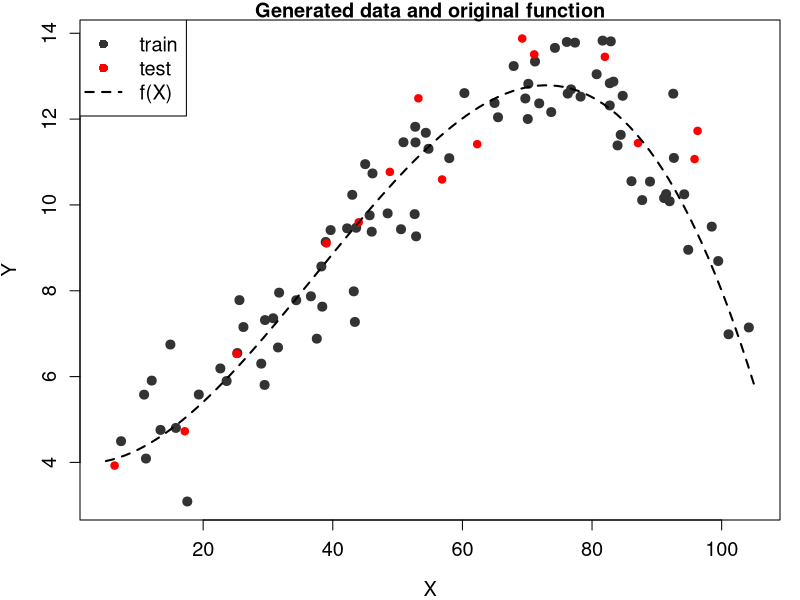
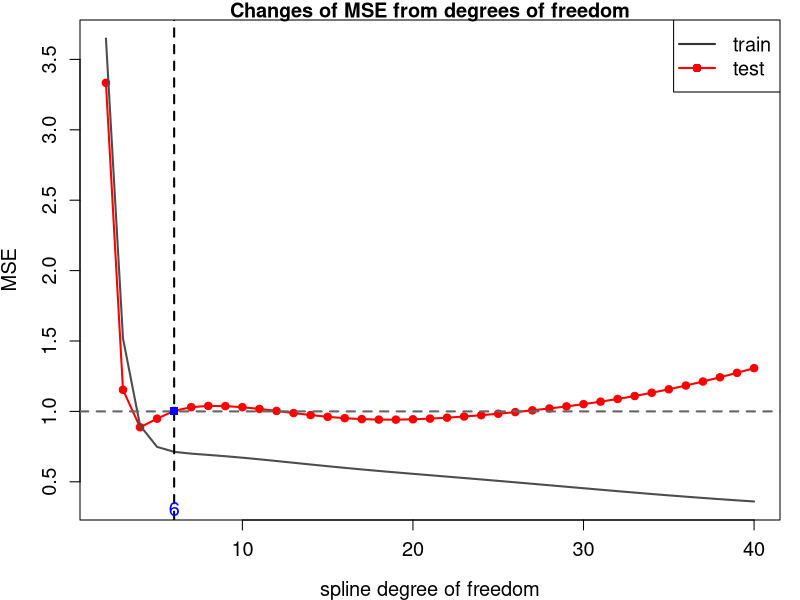
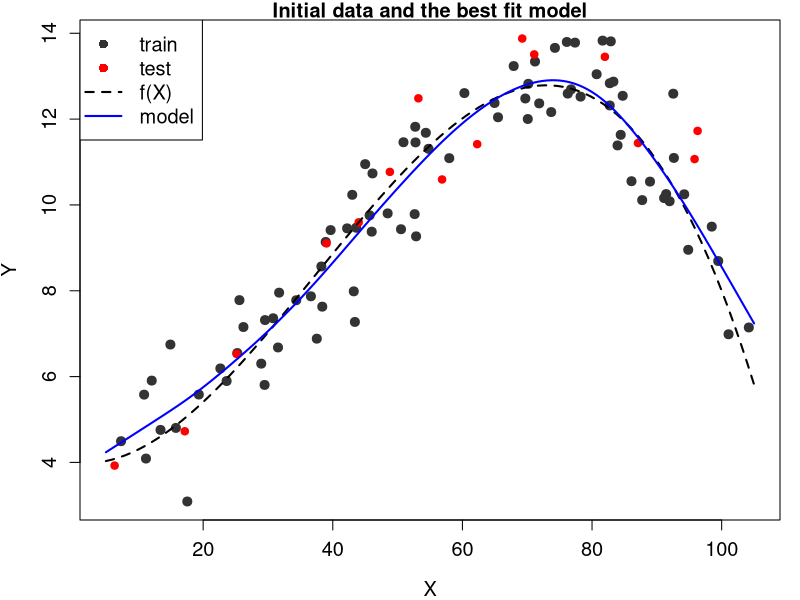

Source code (R) for these figures, in order:
## ---- chunk 1
# parameters to generate a dataset
n.all <- 100             # number of observations
train.percent <- 0.85    # portion of the data for training
res.sd <- 1              # standard deviation of noise
x.min <- 5               # min limit of the data
x.max <- 105             # max limit of the data

# generate x
set.seed(1)       # to get reproducible results by randomizer
x <- runif(x.min, x.max, n = n.all)

# noise from normal destibution
set.seed(1)
res <- rnorm(mean = 0, sd = res.sd, n = n.all)

# generate y using a given function
y.func <- function(x) {4 - 2e-02*x + 5.5e-03*x^2 - 4.9e-05*x^3}

# add noise
y <- y.func(x) + res
## ---- chunk 2
# split dataset for training and test
set.seed(1)
# generate vector of chosen x for train data
inTrain <- sample(seq_along(x), size = train.percent*n.all)

# train data set
x.train <- x[inTrain]
y.train <- y[inTrain]

# test data set
x.test <- x[-inTrain]
y.test <- y[-inTrain]
## ---- chunk 3
# lines of generated data for plot
x.line <- seq(x.min, x.max, length = n.all)
y.line <- y.func(x.line)

# PLOT
# generate plot by train data
par(mar = c(4, 4, 1, 1)) # reduce margins (optional)
plot(x.train, y.train,
     main = 'Generated data and original function',
     col = grey(0.2), bg = grey(0.2), pch = 21,
     xlab = 'X', ylab = 'Y', 
     xlim = c(x.min, x.max),
     ylim = c(min(y), max(y)), 
     cex = 1.2, cex.lab = 1.2, cex.axis = 1.2)

# add points of test data
points(x.test, y.test, col = 'red', bg = 'red', pch = 21)

# add the given function
lines(x.line, y.line, lwd = 2, lty = 2)

# add legend
legend('topleft', legend = c('train', 'test', 'f(X)'),
       pch = c(16, 16, NA), 
       col = c(grey(0.2), 'red', 'black'),  
       lty = c(0, 0, 2), lwd = c(1, 1, 2), cex = 1.2)
## ---- chunk 4
max.df <- 40                       # max degree of freedom (df)
# 
tbl <- data.frame(df = 2:max.df)   # data frame for writing errors
tbl$MSE.train <- 0                 # column 1: errors of train data
tbl$MSE.test <- 0                  # сcolumn 2: errors of test data

# generate models using for cycle
for (i in 2:max.df) {
    mod <- smooth.spline(x = x.train, y = y.train, df = i)
    
    # predicted values for train and test data using built model
    y.model.train <- predict(mod, data.frame(x = x.train))$y[, 1]
    y.model.test <- predict(mod, data.frame(x = x.test))$y[, 1]
    
    # MSE errors for train and test data
    MSE <- c(sum((y.train - y.model.train)^2) / length(x.train),
             sum((y.test - y.model.test)^2) / length(x.test))
    
    # write errors to the previously created data frame
    tbl[tbl$df == i, c('MSE.train', 'MSE.test')] <- MSE
}

# view first rows of the table
head(tbl, 4)
## ---- chunk 5
# plot MSE from our table
plot(x = tbl$df, y = tbl$MSE.test,
     main = "Changes of MSE from degrees of freedom",
     type = 'l', col = 'red', lwd = 2,
     xlab = 'spline degree of freedom', ylab = 'MSE',
     ylim = c(min(tbl$MSE.train, tbl$MSE.test), 
              max(tbl$MSE.train, tbl$MSE.test)),
     cex = 1.2, cex.lab = 1.2, cex.axis = 1.2)

# add 
points(x = tbl$df, y = tbl$MSE.test,
       pch = 21, col = 'red', bg = 'red')
lines(x = tbl$df, y = tbl$MSE.train, col = grey(0.3), lwd = 2)
# minimal MSE
abline(h = res.sd, lty = 2, col = grey(0.4), lwd = 2)

# add legend
legend('topright', legend = c('train', 'test'),
       pch = c(NA, 16), 
       col = c(grey(0.2), 'red'),  
       lty = c(1, 1), lwd = c(2, 2), cex = 1.2)

# df of minimal MSE for test data
min.MSE.test <- min(tbl$MSE.test)
df.min.MSE.test <- tbl[tbl$MSE.test == min.MSE.test, 'df']

# optimal df for precise model and maximal simplicity
df.my.MSE.test <- 6
my.MSE.test <- tbl[tbl$df == df.my.MSE.test, 'MSE.test']

# show the optimal solution
abline(v = df.my.MSE.test, 
       lty = 2, lwd = 2)
points(x = df.my.MSE.test, y = my.MSE.test, 
       pch = 15, col = 'blue')
mtext(df.my.MSE.test, 
      side = 1, line = -1, at = df.my.MSE.test, col = 'blue', cex = 1.2)
## ---- chunk 6
mod.MSE.test <- smooth.spline(x = x.train, y = y.train, df = df.my.MSE.test)

# predict data for 250 x's to get smoothed curve
x.model.plot <- seq(x.min, x.max, length = 250)
y.model.plot <- predict(mod.MSE.test, data.frame(x = x.model.plot))$y[, 1]

# plot train data
par(mar = c(4, 4, 1, 1))
plot(x.train, y.train,
     main = "Initial data and the best fit model",
     col = grey(0.2), bg = grey(0.2), pch = 21,
     xlab = 'X', ylab = 'Y', 
     xlim = c(x.min, x.max),
     ylim = c(min(y), max(y)), 
     cex = 1.2, cex.lab = 1.2, cex.axis = 1.2)

# add test data
points(x.test, y.test, col = 'red', bg = 'red', pch = 21)

# function
lines(x.line, y.line,lwd = 2, lty = 2)

# add model
lines(x.model.plot, y.model.plot, lwd = 2, col = 'blue')

# legend
legend('topleft', legend = c('train', 'test', 'f(X)', 'model'),
       pch = c(16, 16, NA, NA), 
       col = c(grey(0.2), 'red', 'black', 'blue'),  
       lty = c(0, 0, 2, 1), lwd = c(1, 1, 2, 2), cex = 1.2)
